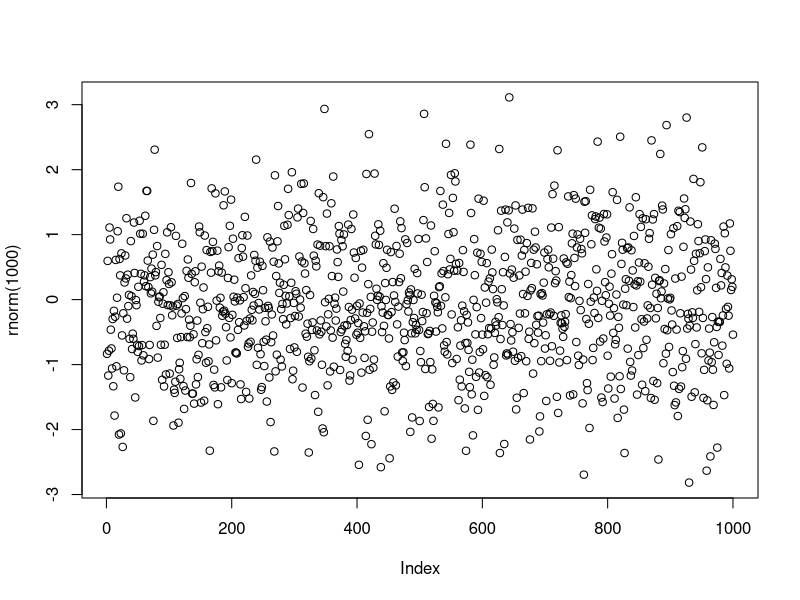
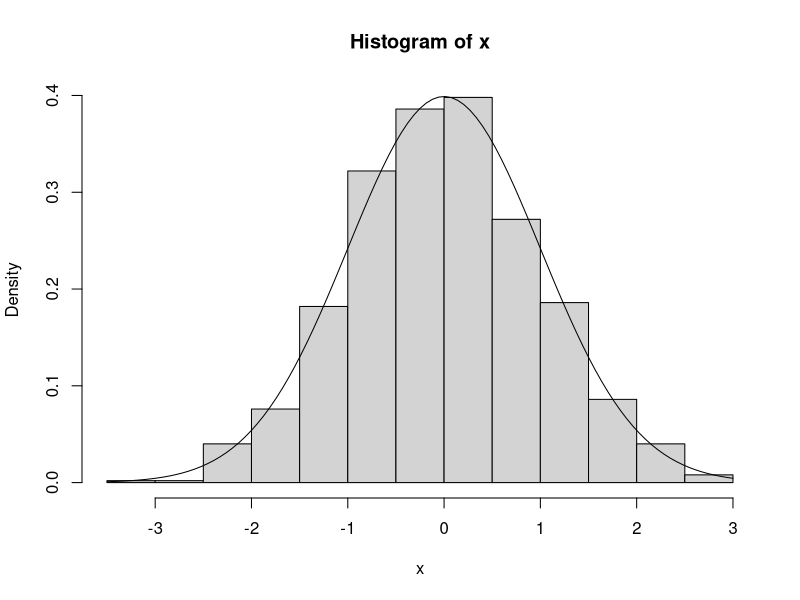

Recreate these plots in R, in order. (Note: this script raises an error after producing the figures.)
install.packages("readxl")
library("readxl")

#just some test commands
plot(rnorm(1000))
x <- rnorm(1000)
hist(x,freq=F)
curve(dnorm(x), add=T)

# make surey data are placed in the right directory
getwd()

# read in StecOunter data
my.StepCounterData <- read.table("./DataGroupedBySensor/StepCounter.csv", sep=",")
my.StepCounterData
summary(my.StepCounterData)
head(my.StepCounterData)
plot(my.StepCounterData)

# read in SteDetector data
my.StepDetectorData <- read.table("./DataGroupedBySensor/Stepdetector.csv", sep=",")
head(my.StepDetectorData)
plot(my.StepDetectorData)

#read in AccelerometerSensor
my.AccellerationData <- read_excel("./DataGroupedBySensor/AccelerometerSensor.xlsx")
head(my.AccellerationData)

#normalize timestemp
mt <- min(my.AccellerationData$timestamp)
my.AccellerationData$timestamp <- my.AccellerationData$timestamp - mt
head(my.AccellerationData)

#TODO error!
my.AccellerationData$mag = sqrt(my.AccellerationData$x^2 + my.AccellerationData$y^2 + my.AccellerationData$z^2)




# TODO devide walking cand cyling data groups
